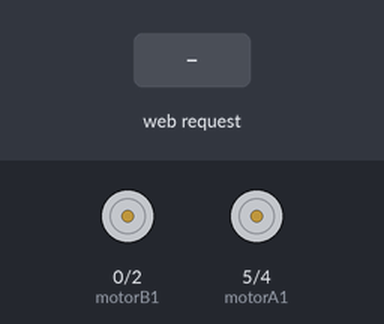
The sketch below on a simulated ESP8266 (NodeMCU). Shown: motor-driver pin pairs drawn as motors (green arrow = first pin HIGH = forward, orange = second pin HIGH = backward, longer = more drive). The inputs (shaded band) are chosen by the test bench. WiFi joins after 1.5 s; servers stay silent unless stated; what the sketch prints to the serial monitor is not drawn.

Above: at 2.7 s.
2.8 s: HTTP request GET /forward received
At 3.5 s:
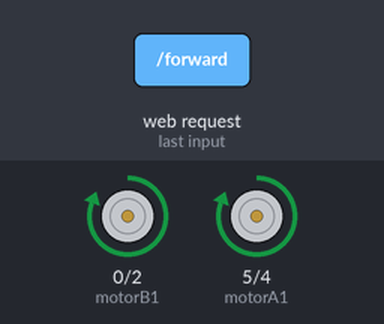
4.3 s: HTTP request GET /stop received
At 4.7 s:
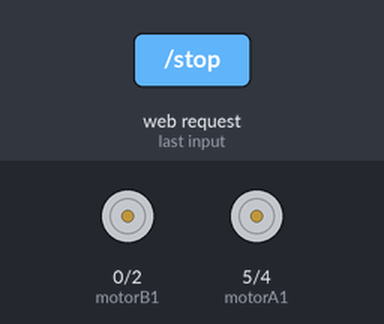
Timing chart, 0 to 7.3 s (numbered marks = the images above; inputs shaded):
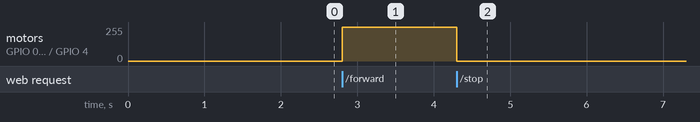

Measured:
- after the input at 2.8 s, motor on GPIO 0 (motorB1) / GPIO 2 (motorB2), motor on GPIO 5 (motorA1) / GPIO 4 (motorA2): stopped → forward 255/255 at once
- after the input at 4.3 s, motor on GPIO 0 (motorB1) / GPIO 2 (motorB2), motor on GPIO 5 (motorA1) / GPIO 4 (motorA2): forward 255/255 → stopped at once

The sketch:

car.ino
```cpp
#include <ESP8266WiFi.h>
#include <ESP8266WebServer.h>

// เปลี่ยนเป็น SSID และรหัสผ่านของ Wi-Fi ของคุณ
const char* ssid = "carbot";
const char* password = "11111111";

// กำหนดขา GPIO ที่เชื่อมต่อกับ L293D
const int motorA1 = 5; // D1
const int motorA2 = 4; // D2
const int motorB1 = 0; // D3
const int motorB2 = 2; // D4

ESP8266WebServer server(80);

void setup() {
  Serial.begin(115200);

  // ตั้งค่าขา GPIO เป็น OUTPUT
  pinMode(motorA1, OUTPUT);
  pinMode(motorA2, OUTPUT);
  pinMode(motorB1, OUTPUT);
  pinMode(motorB2, OUTPUT);

  // ตั้งค่า Wi-Fi
  WiFi.begin(ssid, password);
  while (WiFi.status() != WL_CONNECTED) {
    delay(500);
    Serial.print(".");
  }
  Serial.println("");
  Serial.print("Connected to ");
  Serial.println(ssid);
  Serial.print("IP address: ");
  Serial.println(WiFi.localIP());

  // กำหนด route สำหรับเว็บเซิร์ฟเวอร์
  server.on("/", HTTP_GET, []() {
    server.send(200, "text/plain", "Hello from ESP8266!");
  });
  server.on("/forward", HTTP_GET, []() {
    moveForward();
    server.send(200, "text/plain", "Moving Forward");
  });
  server.on("/stop", HTTP_GET, []() {
    stopMoving();
    server.send(200, "text/plain", "Stopped");
  });
  // เพิ่ม route อื่นๆ ที่นี่ตามต้องการ

  server.begin();
  Serial.println("HTTP server started");
}

void loop() {
  server.handleClient();
}

void moveForward() {
  digitalWrite(motorA1, HIGH);
  digitalWrite(motorA2, LOW);
  digitalWrite(motorB1, HIGH);
  digitalWrite(motorB2, LOW);
}

void stopMoving() {
  digitalWrite(motorA1, LOW);
  digitalWrite(motorA2, LOW);
  digitalWrite(motorB1, LOW);
  digitalWrite(motorB2, LOW);
}
```
